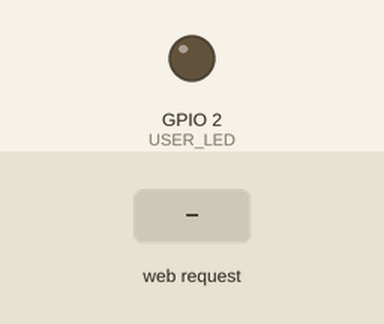
This sketch was run on a simulated ESP32. Parts: output pins drawn as LEDs (lit = HIGH). The test bench sets the inputs (shaded band). WiFi joins after 1.5 s; servers stay silent unless stated; what the sketch prints to the serial monitor is not drawn.

Above: at 2.7 s.
2.8 s: HTTP request GET /on received
At 3.2 s:
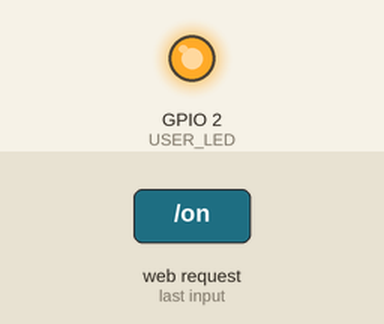
4.3 s: HTTP request GET /off received
At 5.5 s:
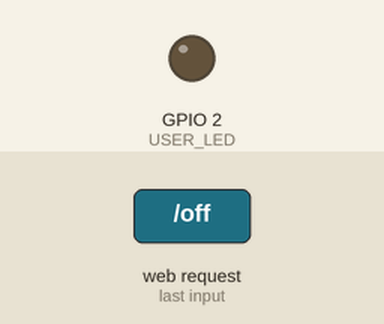
Timing chart, 0 to 7.3 s (numbered marks = the images above; inputs shaded):
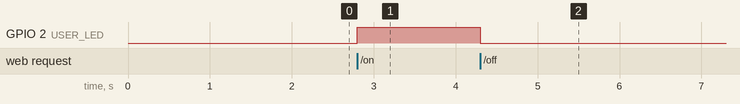

The sketch:

Web_based_LED_Operation.ino
```cpp
#include <WiFi.h>
#include <WebServer.h>

#define USER_LED 2   // GPIO2 is onboard LED on many ESP32 boards

const char* ssid = "Sfk112~";
const char* password = "12345687";

WebServer server(80);  // Port 80 = HTTP

// ====== HTML page with two buttons ======
String htmlPage() {
  String page = "<!DOCTYPE html><html>";
  page += "<head><title>ESP32 LED Control</title></head>";
  page += "<body style='text-align:center; font-family:Arial;'>";
  page += "<h2>ESP32 LED Control</h2>";
  page += "<p><a href='/on'><button style='padding:20px; font-size:20px;'>LED ON</button></a></p>";
  page += "<p><a href='/off'><button style='padding:20px; font-size:20px;'>LED OFF</button></a></p>";
  page += "</body></html>";
  return page;
}

// ====== Handlers ======
void handleRoot() {
  server.send(200, "text/html", htmlPage());
}

void handleLedOn() {
  digitalWrite(USER_LED, HIGH);
  server.send(200, "text/html", htmlPage() + "<p>LED is ON</p>");
}

void handleLedOff() {
  digitalWrite(USER_LED, LOW);
  server.send(200, "text/html", htmlPage() + "<p>LED is OFF</p>");
}

void setup() {
  Serial.begin(115200);
  pinMode(USER_LED, OUTPUT);
  digitalWrite(USER_LED, LOW);

  WiFi.begin(ssid, password);
  Serial.print("Connecting...");
  while (WiFi.status() != WL_CONNECTED) {
    delay(500);
    Serial.print(".");
  }

  Serial.println("\n✅ Connected to WiFi!");
  Serial.print("📡 ESP32 IP: ");
  Serial.println(WiFi.localIP());

  // Set routes
  server.on("/", handleRoot);
  server.on("/on", handleLedOn);
  server.on("/off", handleLedOff);

  server.begin();
}

void loop() {
  server.handleClient();  // Process incoming HTTP requests
}
```

Measured:
- after the input at 2.8 s, GPIO 2 (USER_LED): LOW → HIGH at once
- after the input at 4.3 s, GPIO 2 (USER_LED): HIGH → LOW at once
